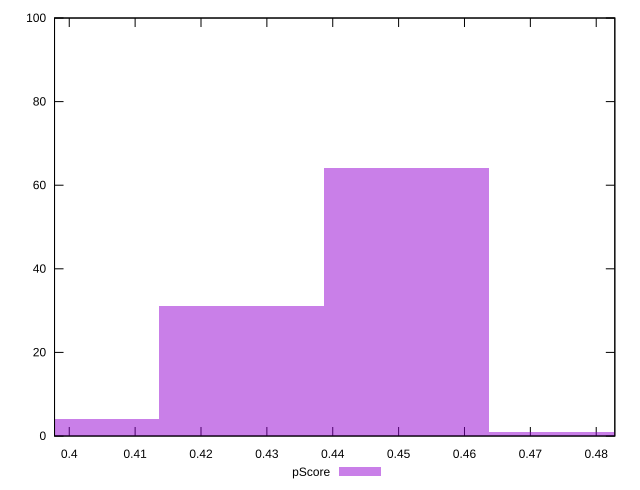

This chart was generated by the following gnuplot code:
reset

$pScore <<EOF
0.40101952211361064 4
0.451146962377812 64
0.4260832422457113 31
0.4762106825099126 1
EOF

set key outside below
set boxwidth 0.025063720132100665
set xrange [0.3977647058823529:0.4828235294117647]
set yrange [0:100]
set trange [0:100]
set style fill transparent solid 0.5 noborder
set terminal svg size 640, 490 enhanced background rgb 'white'
set output "reports/report_00028_2021-02-24T12-49-42.674Z/uses-rel-preload/samples/agenda/pScore/histogram.svg"

plot $pScore title "pScore" with boxes

reset
